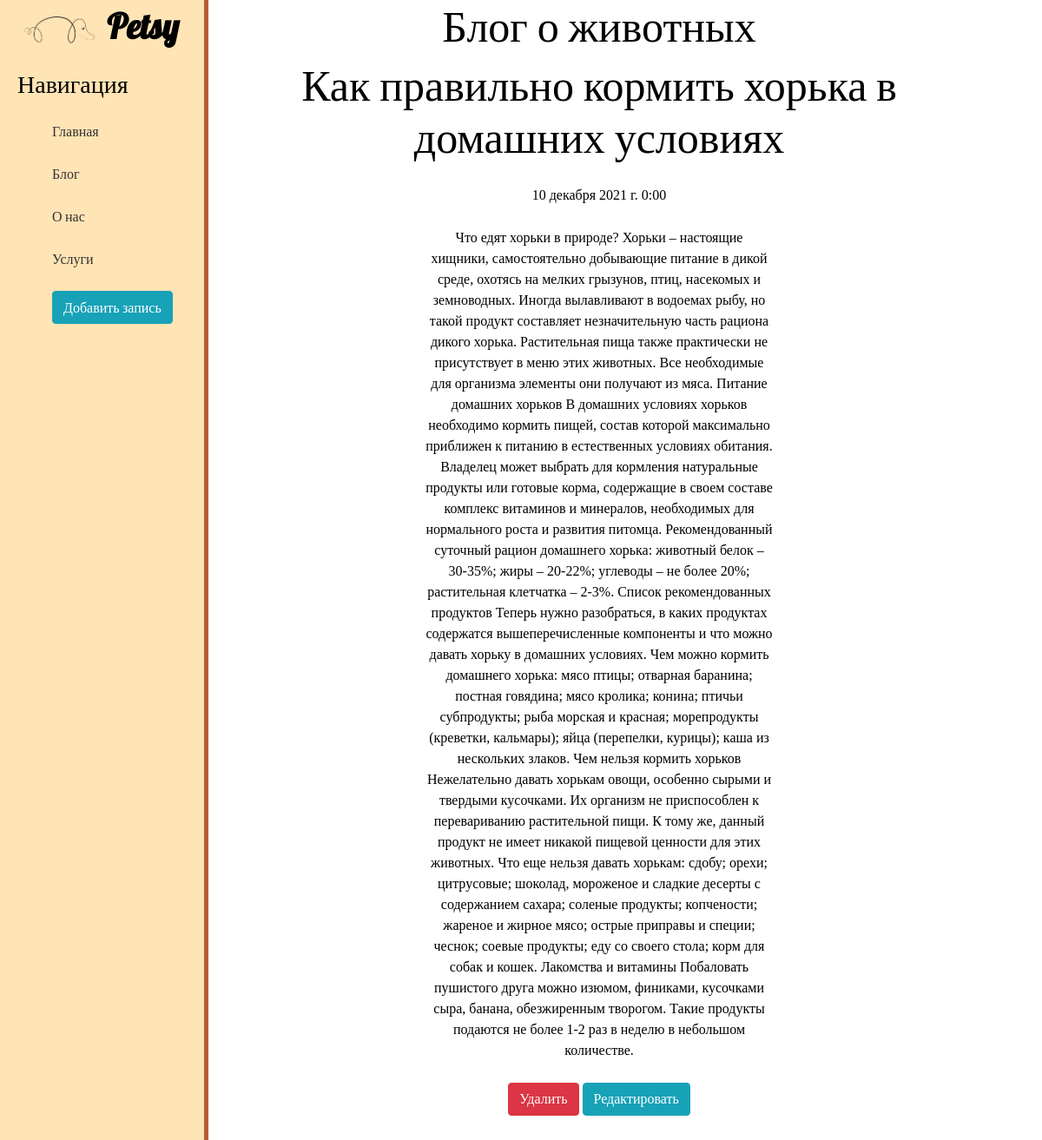
Page /blog/3 on the committed database.
### blog/models.py (models this page shows, shortened)
class Article(models.Model):
    title = models.CharField('Название статьи', max_length=100)
    anons = models.CharField('Анонс', max_length=250)
    full_text = models.TextField('Статья')
    date = models.DateTimeField('Дата публикации')
    class Meta:
        verbose_name = 'Статья'
        verbose_name_plural = 'Статьи'

### blog/views.py (the view)
# urls.py: path('<int:pk>', views.BlogDetailView.as_view(), name='blog-detail'),
class BlogDetailView(DetailView):
    model = Article
    template_name = 'blog/detail_view.html'
    context_object_name = 'article'

### blog/templates/blog/detail_view.html (shortened to what this page needs)
{% extends 'main/layout.html' %}
{% block content %}
    <div class="features">
        <h1>Блог о животных</h1>
        <h1>{{ article.title }}</h1>
        <p>{{ article.date }}</p>
        <p>{{ article.full_text }}</p>
        <a href="{% url 'blog-delete' article.id %}" class="btn btn-danger">Удалить</a>
        <a href="{% url 'blog-update' article.id %}" class="btn btn-info">Редактировать</a>
    </div>
{% endblock %}

### main/static/main/css/main.css (style rules this page uses)
body { background: #FFEEDB; color: #000000; }
main .features { font-family: 'Rajdhani'; float: left; color: #000000; margin-top 100px; text-align: center; width: 75% }
main .features h1 { font-size: 50px; font-family: 'Lobster'; }
main .features p { max-width: 400px; margin: 25px auto }

### rows in the picture
Article: title "Как правильно кормить хорька в домашних условиях", date "10 декабря 2021 г. 0:00", full_text "Что едят хорьки в природе? Хорьки – настоящие хищники, самостоятельно добывающие питание в дикой среде, охотясь на мелких грызунов, птиц, насекомых и земноводных. Иногда вылавливают в водоемах рыбу, но такой продукт составляет незначительную часть рациона дикого хорька. Растительная пища также практически не присутствует в меню этих животных. Все необходимые для организма элементы они получают из мяса. Питание домашних хорьков В домашних условиях хорьков необходимо кормить пищей, состав которой максимально приближен к питанию в естественных условиях обитания. Владелец может выбрать для кормления натуральные продукты или готовые корма, содержащие в своем составе комплекс витаминов и…"
